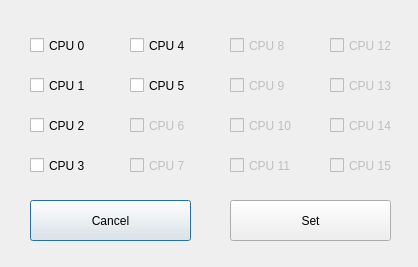
<?xml version="1.0" encoding="UTF-8"?>
<ui version="4.0">
 <class>AffinityDialog</class>
 <widget class="QDialog" name="AffinityDialog">
  <property name="geometry">
   <rect>
    <x>0</x>
    <y>0</y>
    <width>418</width>
    <height>267</height>
   </rect>
  </property>
  <property name="windowTitle">
   <string>Dialog</string>
  </property>
  <widget class="QPushButton" name="pushButton_cancel">
   <property name="geometry">
    <rect>
     <x>30</x>
     <y>200</y>
     <width>161</width>
     <height>41</height>
    </rect>
   </property>
   <property name="text">
    <string>Cancel</string>
   </property>
  </widget>
  <widget class="QCheckBox" name="checkBox_8">
   <property name="enabled">
    <bool>false</bool>
   </property>
   <property name="geometry">
    <rect>
     <x>230</x>
     <y>30</y>
     <width>71</width>
     <height>31</height>
    </rect>
   </property>
   <property name="font">
    <font>
     <pointsize>9</pointsize>
    </font>
   </property>
   <property name="text">
    <string>CPU 8</string>
   </property>
   <property name="iconSize">
    <size>
     <width>16</width>
     <height>16</height>
    </size>
   </property>
   <property name="tristate">
    <bool>false</bool>
   </property>
  </widget>
  <widget class="QCheckBox" name="checkBox_4">
   <property name="geometry">
    <rect>
     <x>130</x>
     <y>30</y>
     <width>71</width>
     <height>31</height>
    </rect>
   </property>
   <property name="font">
    <font>
     <pointsize>9</pointsize>
    </font>
   </property>
   <property name="text">
    <string>CPU 4</string>
   </property>
   <property name="iconSize">
    <size>
     <width>16</width>
     <height>16</height>
    </size>
   </property>
   <property name="tristate">
    <bool>false</bool>
   </property>
  </widget>
  <widget class="QCheckBox" name="checkBox_13">
   <property name="enabled">
    <bool>false</bool>
   </property>
   <property name="geometry">
    <rect>
     <x>330</x>
     <y>70</y>
     <width>71</width>
     <height>31</height>
    </rect>
   </property>
   <property name="font">
    <font>
     <pointsize>9</pointsize>
    </font>
   </property>
   <property name="text">
    <string>CPU 13</string>
   </property>
   <property name="iconSize">
    <size>
     <width>16</width>
     <height>16</height>
    </size>
   </property>
   <property name="tristate">
    <bool>false</bool>
   </property>
  </widget>
  <widget class="QCheckBox" name="checkBox_12">
   <property name="enabled">
    <bool>false</bool>
   </property>
   <property name="geometry">
    <rect>
     <x>330</x>
     <y>30</y>
     <width>71</width>
     <height>31</height>
    </rect>
   </property>
   <property name="font">
    <font>
     <pointsize>9</pointsize>
    </font>
   </property>
   <property name="text">
    <string>CPU 12</string>
   </property>
   <property name="iconSize">
    <size>
     <width>16</width>
     <height>16</height>
    </size>
   </property>
   <property name="tristate">
    <bool>false</bool>
   </property>
  </widget>
  <widget class="QCheckBox" name="checkBox_1">
   <property name="geometry">
    <rect>
     <x>30</x>
     <y>70</y>
     <width>71</width>
     <height>31</height>
    </rect>
   </property>
   <property name="font">
    <font>
     <pointsize>9</pointsize>
    </font>
   </property>
   <property name="text">
    <string>CPU 1</string>
   </property>
   <property name="iconSize">
    <size>
     <width>16</width>
     <height>16</height>
    </size>
   </property>
   <property name="tristate">
    <bool>false</bool>
   </property>
  </widget>
  <widget class="QCheckBox" name="checkBox_9">
   <property name="enabled">
    <bool>false</bool>
   </property>
   <property name="geometry">
    <rect>
     <x>230</x>
     <y>70</y>
     <width>71</width>
     <height>31</height>
    </rect>
   </property>
   <property name="font">
    <font>
     <pointsize>9</pointsize>
    </font>
   </property>
   <property name="text">
    <string>CPU 9</string>
   </property>
   <property name="iconSize">
    <size>
     <width>16</width>
     <height>16</height>
    </size>
   </property>
   <property name="tristate">
    <bool>false</bool>
   </property>
  </widget>
  <widget class="QCheckBox" name="checkBox_10">
   <property name="enabled">
    <bool>false</bool>
   </property>
   <property name="geometry">
    <rect>
     <x>230</x>
     <y>110</y>
     <width>71</width>
     <height>31</height>
    </rect>
   </property>
   <property name="font">
    <font>
     <pointsize>9</pointsize>
    </font>
   </property>
   <property name="text">
    <string>CPU 10</string>
   </property>
   <property name="iconSize">
    <size>
     <width>16</width>
     <height>16</height>
    </size>
   </property>
   <property name="tristate">
    <bool>false</bool>
   </property>
  </widget>
  <widget class="QCheckBox" name="checkBox_2">
   <property name="geometry">
    <rect>
     <x>30</x>
     <y>110</y>
     <width>71</width>
     <height>31</height>
    </rect>
   </property>
   <property name="font">
    <font>
     <pointsize>9</pointsize>
    </font>
   </property>
   <property name="text">
    <string>CPU 2</string>
   </property>
   <property name="iconSize">
    <size>
     <width>16</width>
     <height>16</height>
    </size>
   </property>
   <property name="tristate">
    <bool>false</bool>
   </property>
  </widget>
  <widget class="QCheckBox" name="checkBox_11">
   <property name="enabled">
    <bool>false</bool>
   </property>
   <property name="geometry">
    <rect>
     <x>230</x>
     <y>150</y>
     <width>71</width>
     <height>31</height>
    </rect>
   </property>
   <property name="font">
    <font>
     <pointsize>9</pointsize>
    </font>
   </property>
   <property name="text">
    <string>CPU 11</string>
   </property>
   <property name="iconSize">
    <size>
     <width>16</width>
     <height>16</height>
    </size>
   </property>
   <property name="tristate">
    <bool>false</bool>
   </property>
  </widget>
  <widget class="QCheckBox" name="checkBox_15">
   <property name="enabled">
    <bool>false</bool>
   </property>
   <property name="geometry">
    <rect>
     <x>330</x>
     <y>150</y>
     <width>71</width>
     <height>31</height>
    </rect>
   </property>
   <property name="font">
    <font>
     <pointsize>9</pointsize>
    </font>
   </property>
   <property name="text">
    <string>CPU 15</string>
   </property>
   <property name="iconSize">
    <size>
     <width>16</width>
     <height>16</height>
    </size>
   </property>
   <property name="tristate">
    <bool>false</bool>
   </property>
  </widget>
  <widget class="QPushButton" name="pushButton_set">
   <property name="geometry">
    <rect>
     <x>230</x>
     <y>200</y>
     <width>161</width>
     <height>41</height>
    </rect>
   </property>
   <property name="text">
    <string>Set</string>
   </property>
  </widget>
  <widget class="QCheckBox" name="checkBox_14">
   <property name="enabled">
    <bool>false</bool>
   </property>
   <property name="geometry">
    <rect>
     <x>330</x>
     <y>110</y>
     <width>71</width>
     <height>31</height>
    </rect>
   </property>
   <property name="font">
    <font>
     <pointsize>9</pointsize>
    </font>
   </property>
   <property name="text">
    <string>CPU 14</string>
   </property>
   <property name="iconSize">
    <size>
     <width>16</width>
     <height>16</height>
    </size>
   </property>
   <property name="tristate">
    <bool>false</bool>
   </property>
  </widget>
  <widget class="QCheckBox" name="checkBox_6">
   <property name="enabled">
    <bool>false</bool>
   </property>
   <property name="geometry">
    <rect>
     <x>130</x>
     <y>110</y>
     <width>71</width>
     <height>31</height>
    </rect>
   </property>
   <property name="font">
    <font>
     <pointsize>9</pointsize>
    </font>
   </property>
   <property name="text">
    <string>CPU 6</string>
   </property>
   <property name="iconSize">
    <size>
     <width>16</width>
     <height>16</height>
    </size>
   </property>
   <property name="tristate">
    <bool>false</bool>
   </property>
  </widget>
  <widget class="QCheckBox" name="checkBox_0">
   <property name="geometry">
    <rect>
     <x>30</x>
     <y>30</y>
     <width>71</width>
     <height>31</height>
    </rect>
   </property>
   <property name="font">
    <font>
     <pointsize>9</pointsize>
    </font>
   </property>
   <property name="text">
    <string>CPU 0</string>
   </property>
   <property name="iconSize">
    <size>
     <width>16</width>
     <height>16</height>
    </size>
   </property>
   <property name="tristate">
    <bool>false</bool>
   </property>
  </widget>
  <widget class="QCheckBox" name="checkBox_7">
   <property name="enabled">
    <bool>false</bool>
   </property>
   <property name="geometry">
    <rect>
     <x>130</x>
     <y>150</y>
     <width>71</width>
     <height>31</height>
    </rect>
   </property>
   <property name="font">
    <font>
     <pointsize>9</pointsize>
    </font>
   </property>
   <property name="text">
    <string>CPU 7</string>
   </property>
   <property name="iconSize">
    <size>
     <width>16</width>
     <height>16</height>
    </size>
   </property>
   <property name="tristate">
    <bool>false</bool>
   </property>
  </widget>
  <widget class="QCheckBox" name="checkBox_5">
   <property name="geometry">
    <rect>
     <x>130</x>
     <y>70</y>
     <width>71</width>
     <height>31</height>
    </rect>
   </property>
   <property name="font">
    <font>
     <pointsize>9</pointsize>
    </font>
   </property>
   <property name="text">
    <string>CPU 5</string>
   </property>
   <property name="iconSize">
    <size>
     <width>16</width>
     <height>16</height>
    </size>
   </property>
   <property name="tristate">
    <bool>false</bool>
   </property>
  </widget>
  <widget class="QCheckBox" name="checkBox_3">
   <property name="geometry">
    <rect>
     <x>30</x>
     <y>150</y>
     <width>71</width>
     <height>31</height>
    </rect>
   </property>
   <property name="font">
    <font>
     <pointsize>9</pointsize>
    </font>
   </property>
   <property name="text">
    <string>CPU 3</string>
   </property>
   <property name="iconSize">
    <size>
     <width>16</width>
     <height>16</height>
    </size>
   </property>
   <property name="tristate">
    <bool>false</bool>
   </property>
  </widget>
 </widget>
 <resources/>
 <connections/>
</ui>
